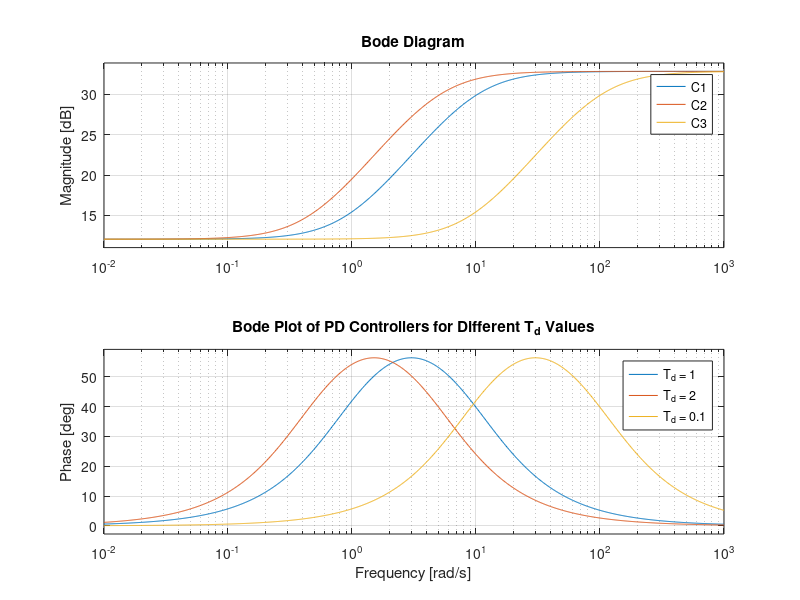

Source code (MATLAB):
%% B.5
clc;
clear;
close all;

Kp = 4;

% PD controller for Td = 1
Td1 = 1;
C1 = Kp * (1 + tf([Td1 0],[Td1/10 1]));

% PD controller for Td = 2
Td2 = 2;
C2 = Kp * (1 + tf([Td2 0],[Td2/10 1]));

% PD controller for Td = 0.1
Td3 = 0.1;
C3 = Kp * (1 + tf([Td3 0],[Td3/10 1]));

% Bode plot
figure;
bode(C1, C2, C3);
grid on;
legend('T_d = 1', 'T_d = 2', 'T_d = 0.1', 'Location', 'best');
title('Bode Plot of PD Controllers for Different T_d Values');
